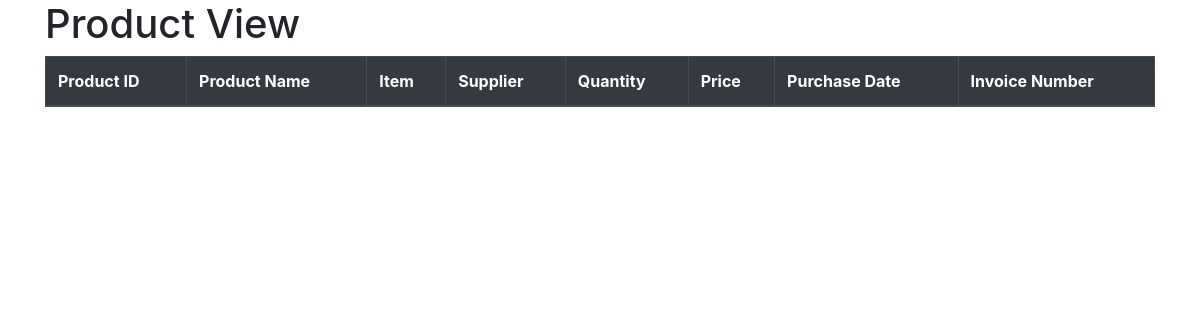
/products/pv/, run on an earlier commit of the app's database.
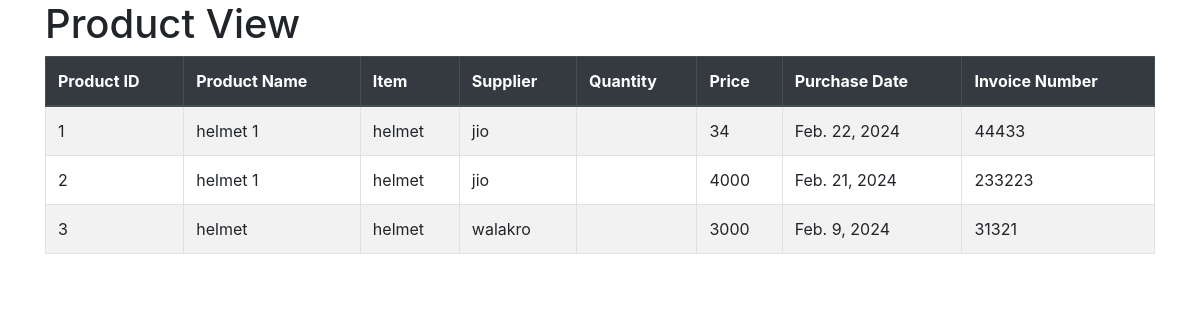
And on a later commit of the database.
### products/models.py (models this page shows, shortened)
class Product(models.Model):
    Product_id = models.AutoField(primary_key=True)
    Product_name = models.CharField(max_length=50)
    Item = models.ForeignKey(Item,on_delete=models.CASCADE)
    Supplier =models.ForeignKey(Supplier,on_delete=models.CASCADE)
    Quantity = models.IntegerField()
    Price = models.IntegerField()
    Purchase_Date = models.DateField()
    Invoice_Number = models.IntegerField()
    class Meta:
        db_table="Product"

class Item(models.Model):
    Item_id =  models.AutoField(primary_key=True)
    Item_Name = models.CharField(max_length = 20)
    class Meta:
        db_table="Item"
    def __str__(self):
        return self.Item_Name

class Supplier(models.Model):
    Supplier_id = models.AutoField(primary_key=True)
    Supplier_Name = models.CharField(max_length=30)
    class Meta:
        db_table="Supplier"
    def __str__(self):
        return self.Supplier_Name

### products/views.py (the view)
# urls.py: path('pv/',views.product_view,name='product_view'),
def product_view(request):
    products = Product.objects.all()
    return render(request,'products/product_view.html',{'product':products})

### products/templates/products/product_view.html (shortened to what this page needs)
<!DOCTYPE html>
<html lang="en">
<head>
    <link href="https://stackpath.bootstrapcdn.com/bootstrap/4.5.2/css/bootstrap.min.css" rel="stylesheet">
</head>
<body>
    <div class="container">
        <h1>Product View</h1>
        <table class="table table-bordered table-striped">
            <thead class="thead-dark">
                <tr>
                    <th>Product ID</th>
                    <th>Product Name</th>
                    <th>Item</th>
                    <th>Supplier</th>
                    <th>Quantity</th>
                    <th>Price</th>
                    <th>Purchase Date</th>
                    <th>Invoice Number</th>
                </tr>
            </thead>
            <tbody>
                {% for pro in product %}
                <tr>
                    <td>{{ pro.Product_id }}</td>
                    <td>{{ pro.Product_name }}</td>
                    <td>{{ pro.Item }}</td>
                    <td>{{ pro.Supplier }}</td>
                    <td>{{ pro.Quantiy }}</td>
                    <td>{{ pro.Price }}</td>
                    <td>{{ pro.Purchase_Date }}</td>
                    <td>{{ pro.Invoice_Number }}</td>
                </tr>
                {% endfor %}
            </tbody>
        </table>
    </div>
</body>
</html>

What changed in the data, as far as the page shows it:
added Product: Product_id "1", Product_name "helmet 1", Item "helmet", Supplier "jio", Price "34", Purchase_Date "Feb. 22, 2024", Invoice_Number "44433"
added Product: Product_id "2", Product_name "helmet 1", Item "helmet", Supplier "jio", Price "4000", Purchase_Date "Feb. 21, 2024", Invoice_Number "233223"
added Product: Product_id "3", Product_name "helmet", Item "helmet", Supplier "walakro", Price "3000", Purchase_Date "Feb. 9, 2024", Invoice_Number "31321"
